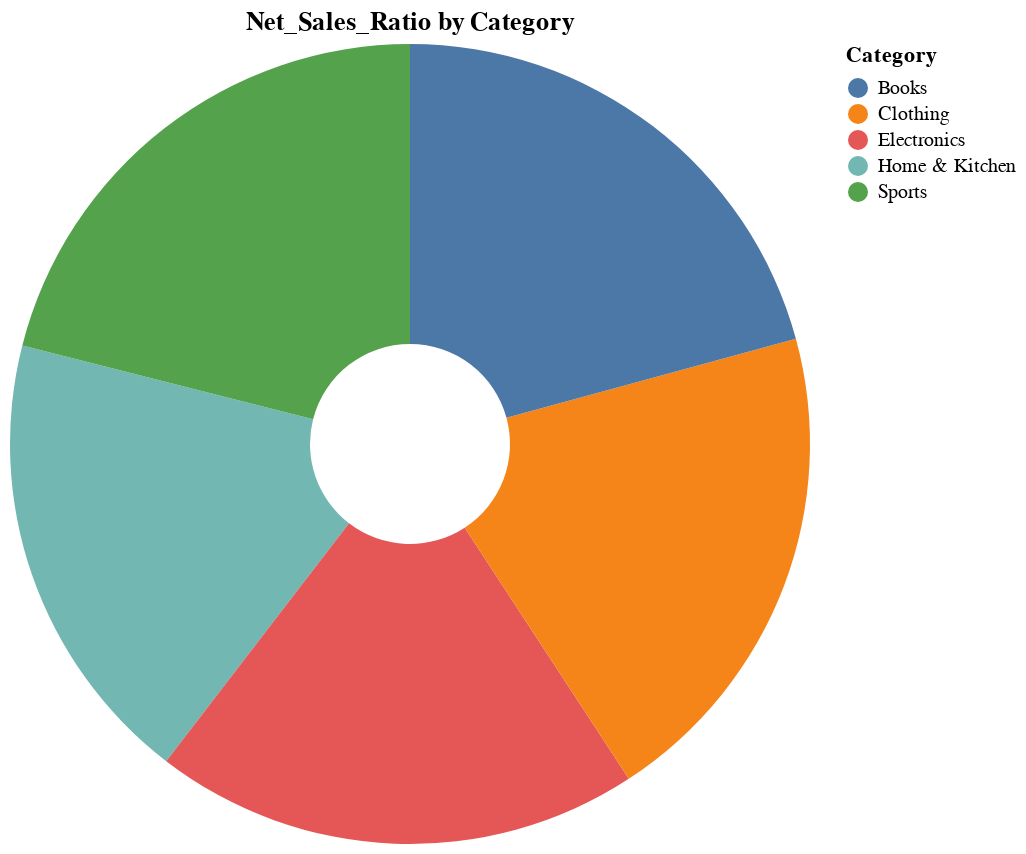

Write notebook code for a chart like this one.
### Code cell
# Create pie chart
chart = alt.Chart(Net_Sales_Sum).mark_arc(innerRadius=50, tooltip = True).encode(
    theta=alt.Theta(field="Net_Sales_Ratio", type="quantitative"),
    color=alt.Color(field="Category", type="nominal"),
).properties(
    width=400,
    height=400,
    title="Net_Sales_Ratio by Category"
)

# Combine chart and labels
chart.display()

### Figure 1 — Vega-Lite specification as saved in the notebook (floating-point values rounded to 4 significant figures)
{"config": {"view": {"continuousWidth": 300, "continuousHeight": 300}}, "data": {"name": "data-b2c8a68869375ca56ee111cf371aa9c2"}, "mark": {"type": "arc", "innerRadius": 50, "tooltip": true}, "encoding": {"color": {"field": "Category", "type": "nominal"}, "theta": {"field": "Net_Sales_Ratio", "type": "quantitative"}}, "height": 400, "title": "Net_Sales_Ratio by Category", "width": 400, "$schema": "https://vega.github.io/schema/vega-lite/v5.20.1.json", "datasets": {"data-b2c8a68869375ca56ee111cf371aa9c2": [{"Category": "Home & Kitchen", "Unit_Price_Avg": 247.2, "Discount_Rate_Avg": 0.09, "Customer_Rating_Avg": 3.65, "Total_Price_Sum": 241600.0, "Discount_Amount_Sum": 23750.0, "Net_Sales_Sum": 217900.0, "Shipping_Cost_Sum": 279.9, "Profit_Margin_Avg": 0.29, "Profit_Sum": 63910.0, "Net_Sales_Ratio": 18.53}, {"Category": "Electronics", "Unit_Price_Avg": 235.9, "Discount_Rate_Avg": 0.09, "Customer_Rating_Avg": 3.7, "Total_Price_Sum": 255900.0, "Discount_Amount_Sum": 25010.0, "Net_Sales_Sum": 230900.0, "Shipping_Cost_Sum": 390.7, "Profit_Margin_Avg": 0.29, "Profit_Sum": 68670.0, "Net_Sales_Ratio": 19.64}, {"Category": "Clothing", "Unit_Price_Avg": 253.4, "Discount_Rate_Avg": 0.09, "Customer_Rating_Avg": 3.79, "Total_Price_Sum": 261500.0, "Discount_Amount_Sum": 26040.0, "Net_Sales_Sum": 235500.0, "Shipping_Cost_Sum": 246.6, "Profit_Margin_Avg": 0.31, "Profit_Sum": 72430.0, "Net_Sales_Ratio": 20.03}, {"Category": "Books", "Unit_Price_Avg": 268.8, "Discount_Rate_Avg": 0.09, "Customer_Rating_Avg": 3.68, "Total_Price_Sum": 270000.0, "Discount_Amount_Sum": 25970.0, "Net_Sales_Sum": 244100.0, "Shipping_Cost_Sum": 195.9, "Profit_Margin_Avg": 0.3, "Profit_Sum": 74040.0, "Net_Sales_Ratio": 20.76}, {"Category": "Sports", "Unit_Price_Avg": 267.7, "Discount_Rate_Avg": 0.1, "Customer_Rating_Avg": 3.79, "Total_Price_Sum": 276000.0, "Discount_Amount_Sum": 28660.0, "Net_Sales_Sum": 247300.0, "Shipping_Cost_Sum": 260.6, "Profit_Margin_Avg": 0.29, "Profit_Sum": 72510.0, "Net_Sales_Ratio": 21.04}]}}
